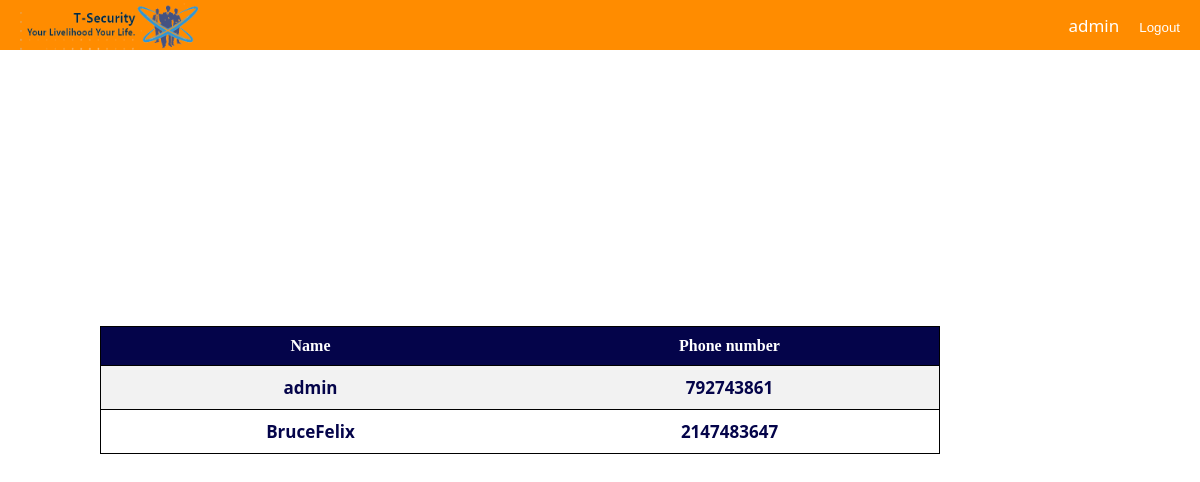
Screenshot of /Front-end/Driver/disptachers.php (signed in) with the database file from the repository.
### tables this page shows
CREATE TABLE `dispatcher` (
  `id` int(255) NOT NULL,
  `name` varchar(255) NOT NULL,
  `mail` varchar(255) NOT NULL,
  `phone_number` int(255) NOT NULL,
  `password` varchar(255) NOT NULL
);

### Front-end/Driver/disptachers.php (the view, shortened to what this page needs)
<?php
 require '../../Back-end/connection.php';
$dispatcher = mysqli_query($connection, "SELECT * FROM dispatcher");
?>
<!DOCTYPE html>
<html lang="en">
<head>
    <link rel="stylesheet" href="styles/dispatchers.css" >
</head>
<body>
    <header>
        <nav>
            <div class="icon">
                <img src="../../images/logos/company-logo.png" alt="company logo">
            </div>
            <div class="nav-bar">
                <?php
                if(!isset($_SESSION['username'])){
                    header("location: login.html");
                }
                else{
                      echo '<a href="dispatcherprofile.php">'.$_SESSION['username'].'</a>';
                      echo "
                      <form action='../../back-end/dispatcher/destroy.php' method='post'>
                         <a id='logout'> <input type='submit' value='Logout' id='logout'></a>
                      </form>";
                    }
                ?>
            </div>
        </nav>
    </header>
    <main class="police">
        <div class="left">
        <?php
        if(mysqli_num_rows($dispatcher) > 0 ) {
        ?>
            <table>
                <tr>
                    <th>Name</th>
                    <th>Phone number</th>
                </tr>
        <?php
            while($row = mysqli_fetch_assoc($dispatcher)){
        ?>
                <tr>
                    <td><a href=""><?php echo $row['name'];?></a></td>
                    <td><a href="tel:"><?php echo $row['phone_number'];?></a></td>
                </tr>
        <?php
            }
        ?>
            </table>
        <?php
            }
            else{
                echo "No results found.".mysqli_error($connection);
            }
        ?>
        </div>
    </main>
</body>
</html>

### Front-end/Driver/styles/dispatchers.css (style rules this page uses)
* { box-sizing: border-box; margin: 0; padding: 0; color: white; }
nav { display: flex; background-color: #FF8C00; height: 50px; justify-content: space-between; width: 100%; }
.icon img { height: 50px; width: 200px; padding: 0 0 0 20px; margin: 0; }
a { font-size: 17px; display: inline-block; text-decoration: none; font-family: 'Segoe UI', Tahoma, Geneva, Verdana, sans-serif; }
.nav-bar { display: flex; align-items: center; justify-content: space-around; margin-right: 20px; }
#logout { border: none; color: white; background-color: #FF8C00; }
.nav-bar > a { padding: 10px; margin: 10px; }
table { border: 1px solid black; width: 100%; border-collapse: collapse; }
td,th { color: black; height: 30px; text-align: center; vertical-align: bottom; padding: 10px; border-bottom: 1px solid black; font-weight: 700; }
th { background-color: #04044A; color: white; width: 50%; }
tr:nth-child(even) { background-color: #f2f2f2; }
.police { display: flex; }
table a { color: #04044A; }
.left { margin: 20px 100px; height: 80vh; width: 70%; color: #04044A; align-content: center; }

### rows the page displays
dispatcher: name "admin", phone_number "792743861"
dispatcher: name "BruceFelix", phone_number "2147483647"

### other values shown
$_SESSION['username'] "admin"
